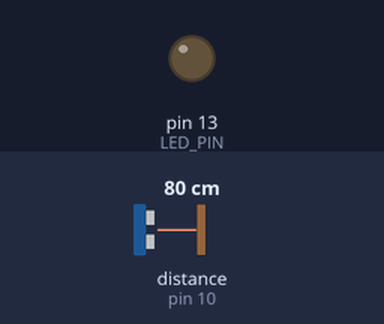
A sketch run on a simulated Arduino Uno, built with avr-gcc and run on an emulated ATmega328P. Parts: output pins drawn as LEDs (lit = HIGH). Wiring (inferred from the names in the program): ultrasonic range finder: trigger pin 9; echo pin 10. The test bench sets the inputs (shaded band); at power-on: distance to the obstacle (sensor on pin 10) 80 cm. The echo pulse lasts 58.3 µs per cm; pins used as bus, display or sensor lines are not drawn; what the sketch prints to the serial monitor is not drawn.

Above: at 1.8 s.
1.9 s: distance to the obstacle (sensor on pin 10) set to 2 cm
At 2.5 s:
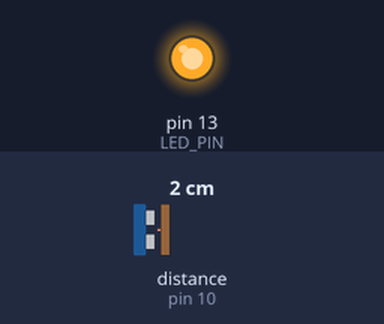
5.0 s: distance to the obstacle (sensor on pin 10) set to 13 cm
6.5 s: distance to the obstacle (sensor on pin 10) set to 17 cm
At 7.3 s:
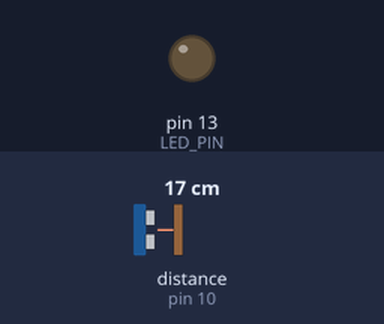
9.5 s: distance to the obstacle (sensor on pin 10) set to 4 cm
At 10.7 s:
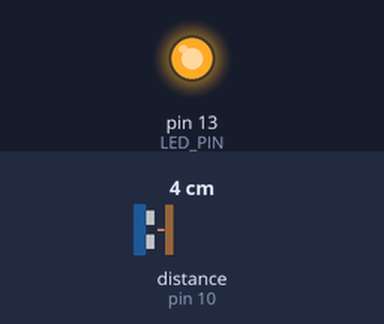
Timing chart, 0 to 12.1 s (numbered marks = the images above; inputs shaded):
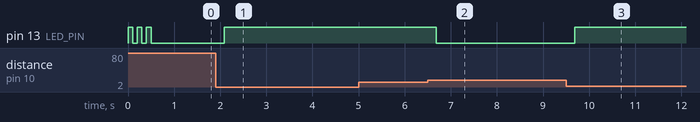

Measured:
- the behaviour switches between 15 and 16 cm on distance to the obstacle (sensor on pin 10) (found by bisection; images 1 and 2)
- after the input at 1.9 s, pin 13 (LED_PIN): LOW → HIGH after 0.18 s
- after the input at 5.0 s, every drawn part: stays the same
- after the input at 6.5 s, pin 13 (LED_PIN): HIGH → LOW after 0.18 s
- after the input at 9.5 s, pin 13 (LED_PIN): LOW → HIGH after 0.18 s

The sketch:

sonar_sensor_node.ino
```cpp
/*
 * AgriEdge Intelligence OS — Ultrasonic Sonar Hardware Node
 * ═══════════════════════════════════════════════════════════════
 * Board: Arduino Uno
 * Sensor: 4-Wire Ultrasonic Sonar Distance Sensor (HC-SR04)
 *
 * 4-WIRE PIN CONNECTIONS:
 *   1. VCC   ──>  Arduino 5V
 *   2. GND   ──>  Arduino GND
 *   3. TRIG  ──>  Arduino Digital Pin 9 (Output trigger pulse)
 *   4. ECHO  ──>  Arduino Digital Pin 10 (Input echo pulse)
 *
 * VISUAL INDICATOR:
 *   • Built-in LED on Pin 13 lights UP whenever obstacle/crop is detected (< 15 cm)
 *
 * SERIAL PROTOCOL:
 *   • Baud Rate: 9600
 *   • Emits standard JSON packet with live distance in cm
 *   • Threshold: < 15.0 cm triggers OBSTACLE_DETECTED and queues Leaf_Inference task in OS
 */

const int TRIG_PIN = 9;         // Sonar TRIG connected to Digital Pin 9
const int ECHO_PIN = 10;        // Sonar ECHO connected to Digital Pin 10
const int LED_PIN = 13;         // Built-in LED on Arduino Uno

// Detection threshold: object closer than 15 cm is treated as crop leaf in proximity
const float PROXIMITY_THRESHOLD_CM = 15.0;

bool lastObstacleState = false;
unsigned long lastMeasureTime = 0;
const unsigned long measureInterval = 200; // Measure distance every 200ms

unsigned long lastHeartbeatTime = 0;
const unsigned long heartbeatInterval = 2000; // 2-second heartbeat
unsigned long eventCounter = 0;

void setup() {
  Serial.begin(9600);
  while (!Serial) {
    ; // Wait for serial port on USB boards
  }

  pinMode(TRIG_PIN, OUTPUT);
  pinMode(ECHO_PIN, INPUT);
  pinMode(LED_PIN, OUTPUT);

  // Power-on indicator (3 quick blinks)
  for (int i = 0; i < 3; i++) {
    digitalWrite(LED_PIN, HIGH);
    delay(100);
    digitalWrite(LED_PIN, LOW);
    delay(100);
  }

  // Send initial startup JSON
  Serial.println("{\"device\":\"ARDUINO_UNO\",\"sensor\":\"SONAR_HC_SR04\",\"status\":\"ONLINE\",\"threshold_cm\":15.0}");
}

float measureDistanceCM() {
  // Clear trigger
  digitalWrite(TRIG_PIN, LOW);
  delayMicroseconds(2);

  // Send 10 microsecond HIGH pulse
  digitalWrite(TRIG_PIN, HIGH);
  delayMicroseconds(10);
  digitalWrite(TRIG_PIN, LOW);

  // Read echo pulse duration (timeout 30ms = ~5 meters)
  long duration = pulseIn(ECHO_PIN, HIGH, 30000);

  if (duration <= 0) {
    return 999.0; // Out of range or no echo received
  }

  // Speed of sound = 343 m/s = 0.0343 cm/microsecond
  // Distance = (duration * 0.0343) / 2
  float distance = (duration * 0.0343) / 2.0;
  return distance;
}

void loop() {
  // 1. Check for incoming serial commands from Python OS
  if (Serial.available() > 0) {
    String cmd = Serial.readStringUntil('\n');
    cmd.trim();
    if (cmd == "PING" || cmd == "STATUS") {
      float d = measureDistanceCM();
      bool isObstacle = (d > 0.0 && d <= PROXIMITY_THRESHOLD_CM);
      Serial.print("{\"type\":\"PONG\",\"device\":\"ARDUINO_UNO\",\"sensor\":\"SONAR_HC_SR04\",\"distance_cm\":");
      Serial.print(d, 1);
      Serial.print(",\"obstacle\":");
      Serial.print(isObstacle ? "true" : "false");
      Serial.print(",\"raw\":");
      Serial.print(isObstacle ? 0 : 1);
      Serial.println("}");
    }
  }

  // 2. Periodic Sonar Distance Measurement
  if (millis() - lastMeasureTime >= measureInterval) {
    lastMeasureTime = millis();
    float distance = measureDistanceCM();
    bool obstacleNow = (distance > 0.0 && distance <= PROXIMITY_THRESHOLD_CM);

    // If state changed (edge detection)
    if (obstacleNow != lastObstacleState) {
      lastObstacleState = obstacleNow;
      eventCounter++;

      if (obstacleNow) {
        digitalWrite(LED_PIN, HIGH); // Turn ON LED
        sendSonarPacket(distance, true, "OBSTACLE_DETECTED");
      } else {
        digitalWrite(LED_PIN, LOW);  // Turn OFF LED
        sendSonarPacket(distance, false, "PATH_CLEAR");
      }
    }
  }

  // 3. Periodic Heartbeat every 2 seconds
  if (millis() - lastHeartbeatTime >= heartbeatInterval) {
    lastHeartbeatTime = millis();
    float currentDist = measureDistanceCM();
    bool currentObstacle = (currentDist > 0.0 && currentDist <= PROXIMITY_THRESHOLD_CM);
    sendSonarPacket(currentDist, currentObstacle, "HEARTBEAT");
  }
}

void sendSonarPacket(float dist, bool isObstacle, const char* eventType) {
  Serial.print("{\"device\":\"ARDUINO_UNO\",\"sensor\":\"SONAR_HC_SR04\",\"distance_cm\":");
  Serial.print(dist, 1);
  Serial.print(",\"obstacle\":");
  Serial.print(isObstacle ? "true" : "false");
  Serial.print(",\"raw\":");
  Serial.print(isObstacle ? 0 : 1);
  Serial.print(",\"state\":\"");
  Serial.print(isObstacle ? "DETECTED" : "CLEAR");
  Serial.print("\",\"event\":\"");
  Serial.print(eventType);
  Serial.print("\",\"count\":");
  Serial.print(eventCounter);
  Serial.println("}");
}
```
